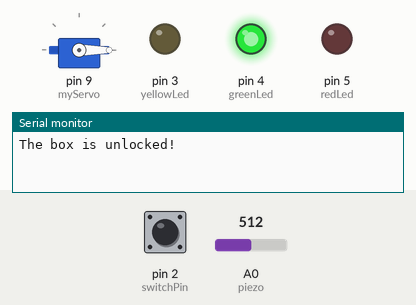
Simulated run of this sketch. Board: Arduino Uno, built with avr-gcc and run on an emulated ATmega328P. Parts: servo, output pins drawn as LEDs (lit = HIGH), the last lines printed to the serial monitor. The test bench sets the inputs (shaded band); at power-on: pin 2 (switchPin) LOW, A0 (piezo) = 512.

Above: at 1.2 s.
1.3 s: pin 2 (switchPin) pulled HIGH for 0.15 s
At 1.6 s:
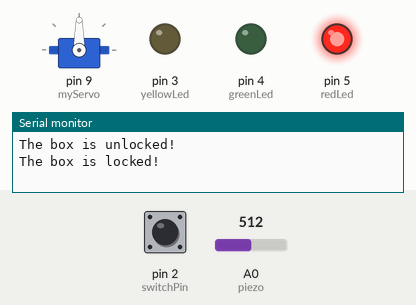
Timing chart, 0 to 4.3 s (numbered marks = the images above; inputs shaded):
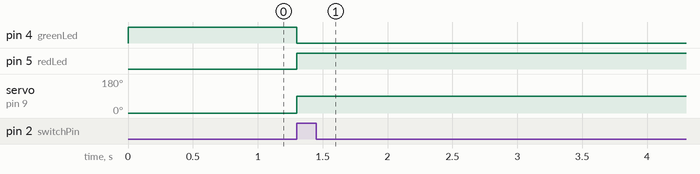

Measured:
- after the input at 1.3 s, pin 4 (greenLed): HIGH → LOW at once; pin 5 (redLed): LOW → HIGH at once; servo on pin 9 (myServo): 0° → 90° at once

The sketch:

project12_knock-lock.ino
```cpp
// Import the Servo library
#include <Servo.h>
Servo myServo;

// Create constants for I/Os
const int piezo = A0;
const int switchPin = 2;
const int yellowLed = 3;
const int greenLed = 4;
const int redLed = 5;

// Create variables to hold the values from your switch and piezo
int knockVal;
int switchVal;

// Set thresholds for knock maximum and minimum levels using constants
const int quietKnock = 10;
const int loudKnock = 100;

// Create variables for the lock state and number of knocks
boolean locked = false;
int numberOfKnocks = 0;

void setup() {
  // Set the direction of the digital pins and initialize servo objects and serial port
  myServo.attach(9);
  pinMode(yellowLed, OUTPUT);
  pinMode(redLed, OUTPUT);
  pinMode(greenLed, OUTPUT);
  pinMode(switchPin, INPUT);
  Serial.begin(9600);

  // Unlock
  digitalWrite(greenLed, HIGH);
  myServo.write(0);
  Serial.println("The box is unlocked!");

}

void loop() {
  // Check the switch
  if(locked == false){
    switchVal = digitalRead(switchPin);

    // Lock it up!
    if(switchVal == HIGH){
      locked = true;
      digitalWrite(greenLed, LOW);
      digitalWrite(redLed, HIGH);
      myServo.write(90);
      Serial.println("The box is locked!");
      delay(1000);
    }
  }

  // Checking the knock sensor
  if(locked == true){
    knockVal = analogRead(piezo);

    // Counting only valid knocks
    if(numberOfKnocks < 3 && knockVal > 0){
      if(checkForKnock(knockVal) == true){
        numberOfKnocks++;
      }
      Serial.print(3 - numberOfKnocks);
      Serial.println(" more knocks to go");
    }

    // Unlock
    if(numberOfKnocks >= 3){
      locked = false;
      myServo.write(0);
      delay(20);
      digitalWrite(greenLed, HIGH);
      digitalWrite(redLed, LOW);
      Serial.println("The box is unlocked!");
      numberOfKnocks = 0;
    }
  }
}

// Defining a function to check knock safety
boolean checkForKnock(int value){

  // Check validity of knock
  if(value > quietKnock && value < loudKnock){
    digitalWrite(yellowLed, HIGH);
    delay(50);
    digitalWrite(yellowLed, LOW);
    Serial.print("Valid knock of value ");
    Serial.println(value);
    return true; // Return command states outcome of function, terminates functions, and returns to main program
  }

  // Indicating invalid knock; function returns false
  else{
    Serial.print("Bad knock value ");
    Serial.println(value);
    return false;
  }
}
```
